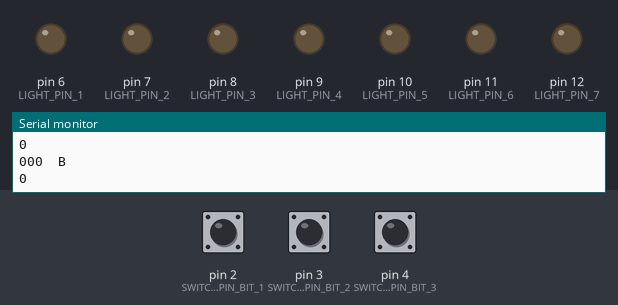
Recording of a sketch running on a simulated Arduino Uno, built with avr-gcc and run on an emulated ATmega328P. Shown: output pins drawn as LEDs (lit = HIGH), the last lines printed to the serial monitor. Inputs (shaded band) come from the test bench; at power-on: pin 4 (SWITCH_PIN_BIT_3) LOW, pin 2 (SWITCH_PIN_BIT_1) LOW, pin 3 (SWITCH_PIN_BIT_2) LOW.

Above: at 4.8 s.
4.9 s: pin 4 (SWITCH_PIN_BIT_3) pulled HIGH for 2.35 s
At 7.2 s:
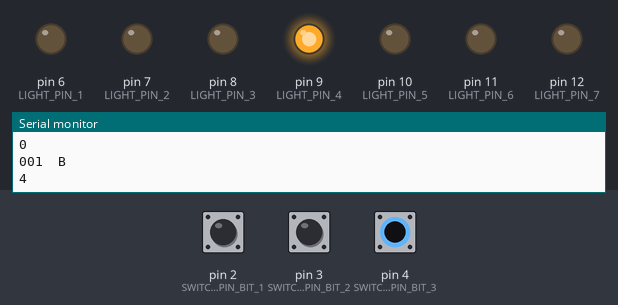
Timing chart, 0 to 9.5 s (numbered marks = the images above; inputs shaded):
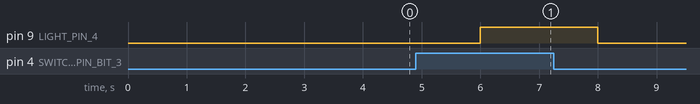

Measured:
- after the input at 4.9 s, pin 9 (LIGHT_PIN_4): LOW → HIGH after 1.1 s, → LOW 2.0 s later

The sketch:

binary_lights.ino
```cpp
#include "Arduino.h"  // include information about our HERO

const byte LIGHT_PIN_1 = 6;
const byte LIGHT_PIN_2 = 7;
const byte LIGHT_PIN_3 = 8;
const byte LIGHT_PIN_4 = 9;
const byte LIGHT_PIN_5 = 10;
const byte LIGHT_PIN_6 = 11;
const byte LIGHT_PIN_7 = 12;

const byte SWITCH_PIN_BIT_1 = 2;
const byte SWITCH_PIN_BIT_2 = 3;
const byte SWITCH_PIN_BIT_3 = 4;


int readBinaryString(char *s) {
  int result = 0;
  while(*s) {
    result <<= 1;
    if(*s++ == '1') result |= 1;
  }
  return result;
}


void setup() {
  pinMode(LIGHT_PIN_1, OUTPUT);
  pinMode(LIGHT_PIN_2, OUTPUT);
  pinMode(LIGHT_PIN_3, OUTPUT);
  pinMode(LIGHT_PIN_4, OUTPUT);
  pinMode(LIGHT_PIN_5, OUTPUT);
  pinMode(LIGHT_PIN_6, OUTPUT);
  pinMode(LIGHT_PIN_7, OUTPUT);


  pinMode(SWITCH_PIN_BIT_1, INPUT);
  pinMode(SWITCH_PIN_BIT_2, INPUT);
  pinMode(SWITCH_PIN_BIT_3, INPUT);

  Serial.begin(9600); // open the serial port at 9600 bps:

}


void loop() {

  char binaryInp[3] = {'0', '0', '0'};

  if (digitalRead(SWITCH_PIN_BIT_1) == HIGH) {
    binaryInp[0] = '1';
  } else {
    binaryInp[0] = '0';
  }
  if (digitalRead(SWITCH_PIN_BIT_2) == HIGH) {
    binaryInp[1] = '1';
  } else {
    binaryInp[1] = '0';
  }
  if (digitalRead(SWITCH_PIN_BIT_3) == HIGH) {
    binaryInp[2] = '1';
  } else {
    binaryInp[2] = '0';
  }
  Serial.println(binaryInp);

  int input_number = readBinaryString(binaryInp);
  Serial.println(input_number);

  switch (input_number) {
    case 1:
      digitalWrite(LIGHT_PIN_1, HIGH);
      digitalWrite(LIGHT_PIN_2, LOW);
      digitalWrite(LIGHT_PIN_3, LOW);
      digitalWrite(LIGHT_PIN_4, LOW);
      digitalWrite(LIGHT_PIN_5, LOW);
      digitalWrite(LIGHT_PIN_6, LOW);
      digitalWrite(LIGHT_PIN_7, LOW);
      break;
    case 2:
      digitalWrite(LIGHT_PIN_1, LOW);
      digitalWrite(LIGHT_PIN_2, HIGH);
      digitalWrite(LIGHT_PIN_3, LOW);
      digitalWrite(LIGHT_PIN_4, LOW);
      digitalWrite(LIGHT_PIN_5, LOW);
      digitalWrite(LIGHT_PIN_6, LOW);
      digitalWrite(LIGHT_PIN_7, LOW);
      break;
    case 3:
      digitalWrite(LIGHT_PIN_1, LOW);
      digitalWrite(LIGHT_PIN_2, LOW);
      digitalWrite(LIGHT_PIN_3, HIGH);
      digitalWrite(LIGHT_PIN_4, LOW);
      digitalWrite(LIGHT_PIN_5, LOW);
      digitalWrite(LIGHT_PIN_6, LOW);
      digitalWrite(LIGHT_PIN_7, LOW);
      break;
    case 4:
      digitalWrite(LIGHT_PIN_1, LOW);
      digitalWrite(LIGHT_PIN_2, LOW);
      digitalWrite(LIGHT_PIN_3, LOW);
      digitalWrite(LIGHT_PIN_4, HIGH);
      digitalWrite(LIGHT_PIN_5, LOW);
      digitalWrite(LIGHT_PIN_6, LOW);
      digitalWrite(LIGHT_PIN_7, LOW);
      break;
    case 5:
      digitalWrite(LIGHT_PIN_1, LOW);
      digitalWrite(LIGHT_PIN_2, LOW);
      digitalWrite(LIGHT_PIN_3, LOW);
      digitalWrite(LIGHT_PIN_4, LOW);
      digitalWrite(LIGHT_PIN_5, HIGH);
      digitalWrite(LIGHT_PIN_6, LOW);
      digitalWrite(LIGHT_PIN_7, LOW);
      break;\
    case 6:
      digitalWrite(LIGHT_PIN_1, LOW);
      digitalWrite(LIGHT_PIN_2, LOW);
      digitalWrite(LIGHT_PIN_3, LOW);
      digitalWrite(LIGHT_PIN_4, LOW);
      digitalWrite(LIGHT_PIN_5, LOW);
      digitalWrite(LIGHT_PIN_6, HIGH);
      digitalWrite(LIGHT_PIN_7, LOW);
      break;
    case 7:
      digitalWrite(LIGHT_PIN_1, LOW);
      digitalWrite(LIGHT_PIN_2, LOW);
      digitalWrite(LIGHT_PIN_3, LOW);
      digitalWrite(LIGHT_PIN_4, LOW);
      digitalWrite(LIGHT_PIN_5, LOW);
      digitalWrite(LIGHT_PIN_6, LOW);
      digitalWrite(LIGHT_PIN_7, HIGH);
      break;
    default:
      digitalWrite(LIGHT_PIN_1, LOW);
      digitalWrite(LIGHT_PIN_2, LOW);
      digitalWrite(LIGHT_PIN_3, LOW);
      digitalWrite(LIGHT_PIN_4, LOW);
      digitalWrite(LIGHT_PIN_5, LOW);
      digitalWrite(LIGHT_PIN_6, LOW);
      digitalWrite(LIGHT_PIN_7, LOW);
      break;
  }

  delay(2000);
}
```
